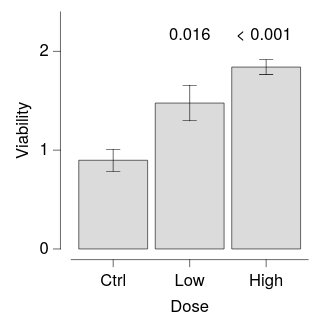

Express this chart as Vega-Lite.
### Vega-Lite specification from a JSON file in a GitHub repository (floating-point values rounded to 4 significant figures)
{"background": null, "config": {"arc": {"fill": "#DBDBDB", "fillOpacity": 1.0, "innerRadius": 25.0, "padAngle": 0.03, "stroke": "black", "strokeOpacity": 1, "strokeWidth": 0.25}, "area": {"fill": "#DBDBDB", "fillOpacity": 1.0, "stroke": "black", "strokeOpacity": 1, "strokeWidth": 0.25}, "axis": {"domain": true, "domainCap": "round", "domainColor": "black", "domainWidth": 0.25, "grid": false, "gridCap": "round", "gridColor": "#F1F1F1", "gridDash": [0, 0], "gridOpacity": 1.0, "gridWidth": 0.25, "labelColor": "black", "labelFont": "Helvetica Neue, HelveticaNeue, Helvetica, Arial, sans-serif", "labelFontSize": 7, "labelFontStyle": "normal", "labelFontWeight": 400, "offset": 4.5, "ticks": true, "tickCap": "round", "tickColor": "black", "tickRound": false, "tickSize": 3, "tickWidth": 0.25, "titleColor": "black", "titleFont": "Helvetica Neue, HelveticaNeue, Helvetica, Arial, sans-serif", "titleFontSize": 7, "titleFontStyle": "normal", "titleFontWeight": 400}, "axisX": {"domain": true, "labelAlign": "center", "labelAngle": 0, "labels": true, "ticks": true, "translate": 0}, "axisY": {"domain": true, "labelAlign": "right", "labelAngle": 0, "labels": true, "ticks": true, "translate": 0}, "axisRight": {"domain": true, "labelAlign": "left", "labelAngle": 0, "labels": true, "ticks": true, "translate": 0}, "axisTop": {"domain": true, "labelAlign": "center", "labelAngle": 0, "labels": true, "ticks": true, "translate": 0}, "axisBand": {"tickOffset": 0}, "bar": {"fill": "#DBDBDB", "fillOpacity": 1.0, "stroke": "black", "strokeOpacity": 1, "strokeWidth": 0.25}, "boxplot": {"size": 9.0, "ticks": {"cornerRadius": 0.25, "fill": "black", "opacity": 1, "size": 4.5, "thickness": 0.25}, "box": {"fillOpacity": 1.0, "stroke": "black", "strokeOpacity": 1, "strokeWidth": 0.25}, "median": {"cornerRadius": 0, "fill": "black", "fillOpacity": 1.0, "opacity": 1, "size": 9.0, "thickness": 0.25}, "rule": {"fill": "black", "fillOpacity": 1.0, "size": 10.0, "stroke": "black", "strokeDash": [0, 0], "strokeOpacity": 1, "strokeWidth": 0.25}, "outliers": {"color": "black", "fill": "black", "fillOpacity": 1.0, "size": 0, "stroke": "black", "strokeOpacity": 1, "strokeWidth": 0.25}}, "circle": {"fill": "black", "fillOpacity": 1.0, "size": 1.25, "stroke": null, "strokeOpacity": 1, "strokeWidth": 0.25}, "errorband": {"band": {"fillOpacity": 0.6, "stroke": null, "strokeWidth": 0.25, "strokeOpacity": 1}, "borders": {"opacity": 0, "strokeOpacity": 0.25, "strokeWidth": 1}}, "errorbar": {"opacity": 1, "rule": {"strokeDash": [0, 0], "strokeWidth": 0.25}, "ticks": {"color": "black", "cornerRadius": 0.125, "opacity": 1, "size": 6.0, "thickness": 0.25}, "thickness": 0.25}, "font": "Helvetica Neue, HelveticaNeue, Helvetica, Arial, sans-serif", "geoshape": {"fill": "#DBDBDB", "fillOpacity": 1.0, "stroke": "black", "strokeOpacity": 1, "strokeWidth": 0.25}, "header": {"labelColor": "black", "labelFont": "Helvetica Neue, HelveticaNeue, Helvetica, Arial, sans-serif", "labelFontSize": 7, "labelFontStyle": "normal", "labelFontWeight": 400, "titleColor": "black", "titleFont": "Helvetica Neue, HelveticaNeue, Helvetica, Arial, sans-serif", "titleFontSize": 7, "titleFontStyle": "normal", "titleFontWeight": 400, "titlePadding": 0}, "legend": {"disable": false, "offset": 4.5, "titlePadding": 4, "labelOffset": 2, "gradientLabelOffset": 2, "gradientLength": 50.0, "gradientThickness": 5.0, "gradientOpacity": 1.0, "gradientStrokeColor": "black", "gradientStrokeWidth": 0.25, "labelColor": "black", "labelFont": "Helvetica Neue, HelveticaNeue, Helvetica, Arial, sans-serif", "labelFontSize": 7, "labelFontStyle": "normal", "labelFontWeight": 400, "strokeColor": "black", "strokeWidth": 0, "symbolSize": 42, "symbolStrokeColor": "black", "symbolStrokeWidth": 0.25, "titleColor": "black", "titleFont": "Helvetica Neue, HelveticaNeue, Helvetica, Arial, sans-serif", "titleFontSize": 7, "titleFontStyle": "normal", "titleFontWeight": 400}, "line": {"color": "black", "stroke": "black", "strokeCap": "butt", "strokeDash": [0, 0], "strokeOpacity": 1, "strokeWidth": 0.5}, "point": {"filled": true, "fill": "#DBDBDB", "fillOpacity": 1.0, "size": 5.0, "stroke": "black", "strokeOpacity": 1, "strokeWidth": 0.25}, "range": {"category": ["#5CA7B1", "#B7D0EE", "#B7B3E4", "#B3DAB5", "#F5E1B3", "#3D727B", "#809DC7", "#867DAC", "#80A988", "#CBB17A", "#204148", "#546B94", "#584C77", "#507B5F", "#9D824D"], "diverging": {"scheme": ["#6F572A", "#876E43", "#9E875F", "#B5A17F", "#CABBA2", "#DCD6CC", "#F4F1E9", "#C9D7DA", "#9DBFC6", "#78A5AF", "#558B96", "#36717C", "#1A5762"]}, "heatmap": {"scheme": ["#32022B", "#43044D", "#4C196E", "#4D338C", "#484DA6", "#3A68BB", "#1D83CA", "#1D9CCB", "#23B5C9", "#28CDC5", "#4DE0B4", "#91EE9F"]}, "ordinal": {"scheme": ["#F1F1F1", "#DBDBDB", "#C6C6C6", "#B2B2B2", "#9D9D9D", "#898989", "#767676", "#636363", "#515151", "#404040", "#2F2F2F", "#1F1F1F"]}, "ramp": {"scheme": ["#32022B", "#43044D", "#4C196E", "#4D338C", "#484DA6", "#3A68BB", "#1D83CA", "#1D9CCB", "#23B5C9", "#28CDC5", "#4DE0B4", "#91EE9F"]}}, "rule": {"color": "black", "stroke": "black", "strokeCap": "round", "strokeDash": [2, 2], "strokeOpacity": 1, "strokeWidth": 0.25}, "scale": {"bandPaddingInner": 0.1, "bandPaddingOuter": 0.1, "round": false}, "rect": {"fill": "#DBDBDB", "fillOpacity": 1.0, "stroke": "black", "strokeOpacity": 1, "strokeWidth": 0.25}, "square": {"fill": "#DBDBDB", "fillOpacity": 1.0, "size": 10.0, "stroke": "black", "strokeOpacity": 1, "strokeWidth": 0.25}, "text": {"color": "black", "font": "Helvetica Neue, HelveticaNeue, Helvetica, Arial, sans-serif", "fontSize": 7, "fontStyle": "normal", "fontWeight": 400}, "tick": {"color": "black", "cornerRadius": 0.125, "opacity": 1.0, "size": 9.0, "thickness": 0.25}, "title": {"anchor": "middle", "frame": "group", "color": "black", "font": "Helvetica Neue, HelveticaNeue, Helvetica, Arial, sans-serif", "fontSize": 7, "fontStyle": "normal", "fontWeight": 400, "subtitleColor": "black", "subtitleFont": "Helvetica Neue, HelveticaNeue, Helvetica, Arial, sans-serif", "subtitleFontSize": "Helvetica Neue, HelveticaNeue, Helvetica, Arial, sans-serif", "subtitleFontStyle": "normal", "subtitleFontWeight": 400}, "trail": {"color": "black", "opacity": 1, "size": 0.5}, "view": {"continuousWidth": 100, "continuousHeight": 100, "discreteWidth": 100, "discreteHeight": 100, "fill": null, "stroke": null, "strokeWidth": 0.25}}, "layer": [{"mark": {"type": "bar"}, "encoding": {"x": {"field": "dose", "sort": ["Ctrl", "Low", "High"], "title": "Dose", "type": "nominal"}, "y": {"aggregate": "mean", "field": "viability", "scale": {"domain": [0, 2.3]}, "title": "Viability", "type": "quantitative"}}}, {"mark": {"type": "errorbar", "extent": "stderr"}, "encoding": {"x": {"field": "dose", "sort": ["Ctrl", "Low", "High"], "title": "Dose", "type": "nominal"}, "y": {"field": "viability", "title": "", "type": "quantitative"}}}, {"layer": [{"data": {"values": [{"y": 2.0, "label": "0.016", "__dysonsphere__": 1}]}, "mark": {"type": "text", "align": "center", "baseline": "bottom", "dy": -4.0, "fontSize": 7}, "encoding": {"text": {"field": "label", "type": "nominal"}, "x": {"value": 50.0}, "y": {"field": "y", "type": "quantitative"}}}, {"data": {"values": [{"y": 2.0, "label": "< 0.001", "__dysonsphere__": 1}]}, "mark": {"type": "text", "align": "center", "baseline": "bottom", "dy": -4.0, "fontSize": 7}, "encoding": {"text": {"field": "label", "type": "nominal"}, "x": {"value": 81.25}, "y": {"field": "y", "type": "quantitative"}}}], "name": "__dysonsphere_c0ebe661dbf00680_17"}], "data": {"name": "data-53d560687202bc8223572c14906b4733"}, "$schema": "https://vega.github.io/schema/vega-lite/v6.4.1.json", "datasets": {"data-53d560687202bc8223572c14906b4733": [{"dose": "Ctrl", "viability": 0.6792}, {"dose": "Ctrl", "viability": 0.4703}, {"dose": "Ctrl", "viability": 0.9007}, {"dose": "Ctrl", "viability": 1.168}, {"dose": "Ctrl", "viability": 1.454}, {"dose": "Ctrl", "viability": 1.044}, {"dose": "Ctrl", "viability": 0.7789}, {"dose": "Ctrl", "viability": 0.6861}, {"dose": "Low", "viability": 1.749}, {"dose": "Low", "viability": 2.104}, {"dose": "Low", "viability": 1.559}, {"dose": "Low", "viability": 0.9567}, {"dose": "Low", "viability": 1.067}, {"dose": "Low", "viability": 2.09}, {"dose": "Low", "viability": 1.531}, {"dose": "Low", "viability": 0.7571}, {"dose": "High", "viability": 1.967}, {"dose": "High", "viability": 1.535}, {"dose": "High", "viability": 1.748}, {"dose": "High", "viability": 1.805}, {"dose": "High", "viability": 1.715}, {"dose": "High", "viability": 2.221}, {"dose": "High", "viability": 1.975}, {"dose": "High", "viability": 1.764}]}}
